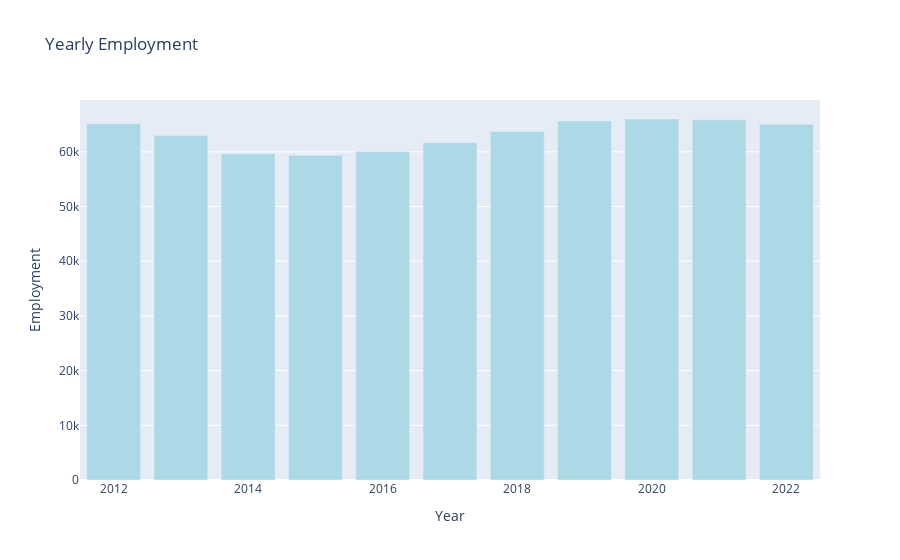

Here is the notebook cell this chart was saved with:
### Code cell
import plotly.graph_objects as go

# Assuming kas_new is your DataFrame with the required data
# Make sure kas_new contains 'Year' and 'Employment' columns

# Group by 'Year' and sum up the 'Employment' values
yearly_employment = kas_new.groupby('Year')['Employment'].sum()

# Create a bar trace
bar_trace = go.Bar(x=yearly_employment.index, y=yearly_employment.values,
                   marker=dict(color='lightblue'))

# Create the layout
layout = go.Layout(title='Yearly Employment', xaxis=dict(title='Year'), yaxis=dict(title='Employment'))

# Create the figure object
fig = go.Figure(data=[bar_trace], layout=layout)

# Show the plot
fig.show()

### Figure 1 — Plotly figure (JSON) as saved in the notebook; plotly's stock layout.template omitted (floating-point values rounded to 4 significant figures)
{"data": [{"marker": {"color": "lightblue"}, "type": "bar", "x": [2012, 2013, 2014, 2015, 2016, 2017, 2018, 2019, 2020, 2021, 2022], "y": [65140, 62972, 59630, 59379, 60054, 61652, 63721, 65650, 66002, 65850, 65042]}], "layout": {"title": {"text": "Yearly Employment"}, "xaxis": {"title": {"text": "Year"}}, "yaxis": {"title": {"text": "Employment"}}}}
